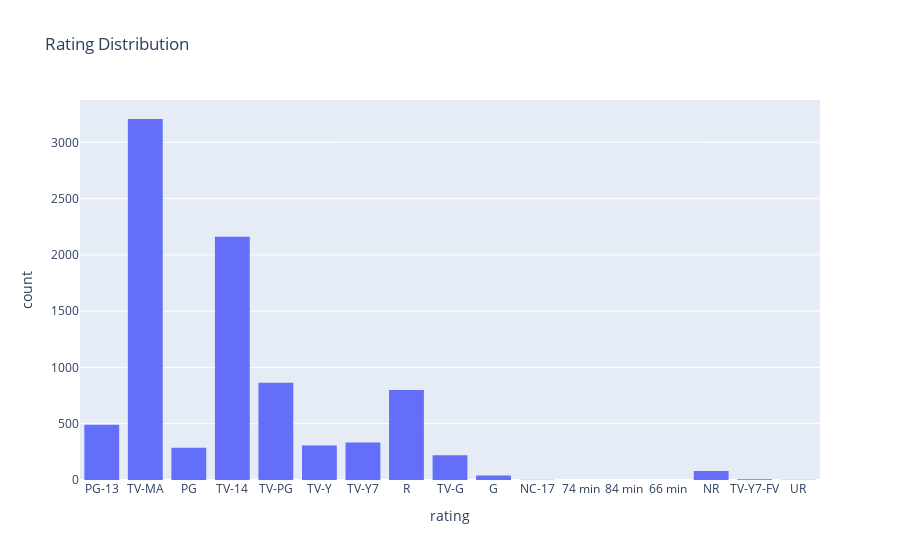

Write notebook code for a chart like this one.
### Code cell
px.histogram(data,x='rating',title="Rating Distribution")

### Figure 1 — Plotly figure (JSON) as saved in the notebook; plotly's stock layout.template omitted (floating-point values rounded to 4 significant figures; data arrays with more than 128 entries replaced by an {"elided": "..."} marker saying what was removed)
{"data": [{"alignmentgroup": "True", "bingroup": "x", "hovertemplate": "rating=%{x}<br>count=%{y}<extra></extra>", "legendgroup": "", "marker": {"color": "#636efa", "pattern": {"shape": ""}}, "name": "", "offsetgroup": "", "orientation": "v", "showlegend": false, "type": "histogram", "x": {"elided": "8807 str values"}, "xaxis": "x", "yaxis": "y"}], "layout": {"autosize": true, "barmode": "relative", "legend": {"tracegroupgap": 0}, "title": {"text": "Rating Distribution"}, "xaxis": {"anchor": "y", "autorange": true, "domain": [0, 1], "range": [-0.5, 16.5], "title": {"text": "rating"}, "type": "category"}, "yaxis": {"anchor": "x", "autorange": true, "domain": [0, 1], "range": [0, 3376.0], "title": {"text": "count"}}}}
